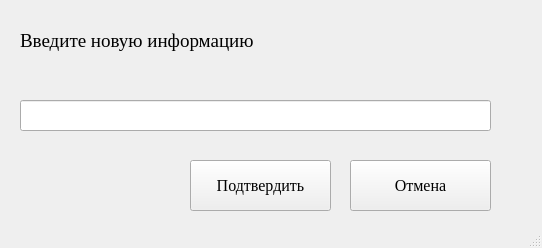
<?xml version="1.0" encoding="UTF-8"?>
<ui version="4.0">
 <class>MainWindow</class>
 <widget class="QMainWindow" name="MainWindow">
  <property name="geometry">
   <rect>
    <x>0</x>
    <y>0</y>
    <width>542</width>
    <height>248</height>
   </rect>
  </property>
  <property name="windowTitle">
   <string>MainWindow</string>
  </property>
  <widget class="QWidget" name="centralwidget">
   <widget class="QLabel" name="label">
    <property name="geometry">
     <rect>
      <x>20</x>
      <y>-10</y>
      <width>621</width>
      <height>101</height>
     </rect>
    </property>
    <property name="font">
     <font>
      <family>Times New Roman</family>
      <pointsize>14</pointsize>
     </font>
    </property>
    <property name="text">
     <string>Введите новую информацию</string>
    </property>
   </widget>
   <widget class="QLineEdit" name="lineEdit">
    <property name="geometry">
     <rect>
      <x>20</x>
      <y>100</y>
      <width>471</width>
      <height>31</height>
     </rect>
    </property>
   </widget>
   <widget class="QPushButton" name="pushButton_9">
    <property name="geometry">
     <rect>
      <x>350</x>
      <y>160</y>
      <width>141</width>
      <height>51</height>
     </rect>
    </property>
    <property name="font">
     <font>
      <family>Times New Roman</family>
      <pointsize>12</pointsize>
     </font>
    </property>
    <property name="text">
     <string>Отмена</string>
    </property>
   </widget>
   <widget class="QPushButton" name="pushButton">
    <property name="geometry">
     <rect>
      <x>190</x>
      <y>160</y>
      <width>141</width>
      <height>51</height>
     </rect>
    </property>
    <property name="font">
     <font>
      <family>Times New Roman</family>
      <pointsize>12</pointsize>
     </font>
    </property>
    <property name="text">
     <string>Подтвердить</string>
    </property>
   </widget>
  </widget>
  <widget class="QMenuBar" name="menubar">
   <property name="geometry">
    <rect>
     <x>0</x>
     <y>0</y>
     <width>542</width>
     <height>26</height>
    </rect>
   </property>
  </widget>
  <widget class="QStatusBar" name="statusbar"/>
 </widget>
 <resources/>
 <connections/>
</ui>
